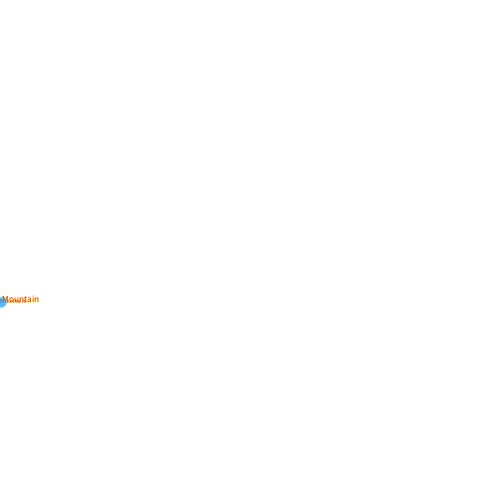
Frame 1 (no input)
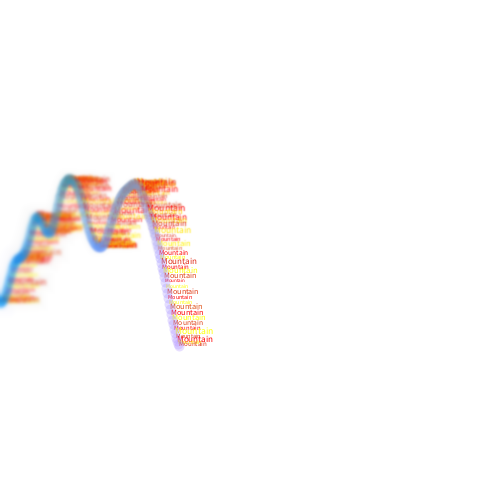
Frame 60 (the mouse pressed at the canvas centre just before this capture)
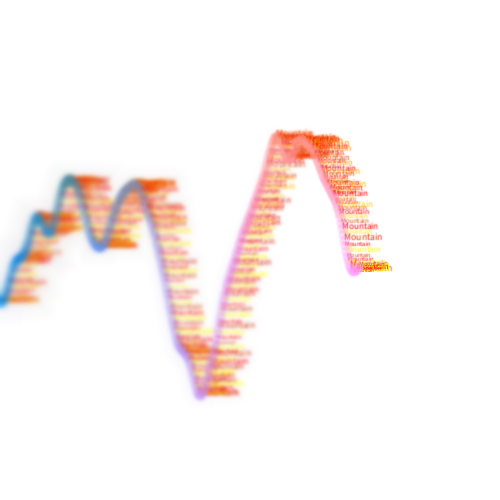
Frame 120 (the mouse held since frame 60 and released just before this capture)

The Processing sketch that drew these frames (run headless with seeded random() and noise(); from frame 60 on, the mouse is pressed at the canvas centre):

// Processing sketch: sketch_140316b
// ── sketch_140316b.pde
/* OpenProcessing Tweak of *@*http://www.openprocessing.org/sketch/140178*@* */
/* !do not delete the line above, required for linking your tweak if you upload again */

void setup() { 
  size(500, 500); 
  background(255); 
  frameRate(30); 
} 
float t=0;
int x=0;

void draw() { 
float rand_blur = random(0,0.7);
  float nt = noise(t);
  fill(255,50);
noStroke();
stroke(0,0,500,500);
fill(255,0,0);
  painting(); 
 fill(255,nt*height , 0); 
 painting();
 fill(222,random(40,80),20);
 painting();
 fill(222,random(70,120),40);
 filter(BLUR,rand_blur);
 
  } 
void painting() { 
  strokeWeight(10); 
  float nt = noise(t);
   textSize(random(5,10));
   text("Mountain",x % width, map(noise(t), 0., 1., 0., height));
   stroke(x%width,150,nt*height,80);
point(x % width, map(noise(t), 0., 1., 0., height));
t=t+0.01; 
x++; 

} 
